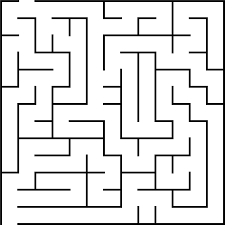
#> input picture maze.png, 225 x 225 px
$ python Dijkstra-algorithm.py
#> lines starting #> are read from the running program, lines starting #| are printed output that depends on the picture; after the words box and inside, x2 and y2 are one past the last pixel; in counts of white or black regions, pixels touching at a corner belong together
import cv2
import matplotlib.pyplot as plt
import numpy as np
import heapq


def convert_image_to_bool_matrix(img):
    gray = cv2.cvtColor(img, cv2.COLOR_BGR2GRAY)
    return gray == 255


def get_neighbors(matrix, position):
    neighbors = []
    for dx, dy in [(0, 1), (1, 0), (0, -1), (-1, 0)]:  # Only four directions
        new_position = (position[0] + dx, position[1] + dy)
        if 0 <= new_position[0] < matrix.shape[0] and 0 <= new_position[1] < matrix.shape[1]:
            if matrix[new_position]:
                neighbors.append(new_position)
    return neighbors


def dijkstra(matrix, start, end):
    distances = np.full(matrix.shape, np.inf)
    distances[start] = 0
    predecessors = np.full(matrix.shape, None, dtype=object)
    pq = [(0, start)]
    visited = set()

    while pq:
        current_distance, current_position = heapq.heappop(pq)

        if current_position in visited:
            continue

        visited.add(current_position)

        if current_position == end:
            return reconstruct_path(predecessors, start, end)

        for neighbor in get_neighbors(matrix, current_position):
            if neighbor in visited:
                continue
            distance = current_distance + 1
            if distance < distances[neighbor]:
                distances[neighbor] = distance
                predecessors[neighbor] = current_position
                heapq.heappush(pq, (distance, neighbor))

    return None  # No path found


def reconstruct_path(predecessors, start, end):
    path = []
    current = end
    while current != start:
        path.append(current)
        current = predecessors[current]
    path.append(start)
    return path[::-1]


def drawPath(img, path, thickness=2):
    for i in range(len(path) - 1):
        pt1 = (path[i][1], path[i][0])  # (col, row) for cv2.line
        pt2 = (path[i + 1][1], path[i + 1][0])
        cv2.line(img, pt1, pt2, (0, 0, 255), thickness)


def solve_and_draw_maze(image_path, start, end):
#> called with image_path = 'maze.png', start = (220, 5), end = (5, 25)
    img = cv2.imread(image_path)
#> img is the input picture: shape (225, 225, 3); min 0, max 255, mean 225.5
    if img is None:
        print(f"Failed to read the image from path: {image_path}")
        return

    bool_matrix = convert_image_to_bool_matrix(img)
#> in convert_image_to_bool_matrix, `return gray == 255`:
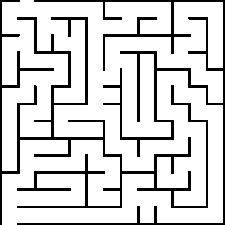
#> returned value: shape (225, 225) bool; 83.3% white; 2 black regions, box (x1, y1, x2, y2) and area: (0, 0, 208, 225) 4871, (17, 0, 225, 225) 3572

    # Debug: Print maze structure
    print("Maze structure:")
    print(bool_matrix.astype(int))
#> (printed output is left out)

    path = dijkstra(bool_matrix, start, end)
#> after the loop in dijkstra, `while pq:`:
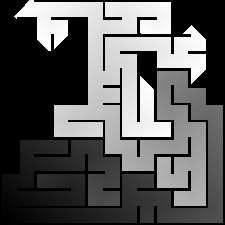
#> distances: shape (225, 225) float64; 37.61% of the values are NaN or infinite; the others: min 0, max 762, mean 428.6; drawn with min black, max white, NaN and infinite black
#> path = 762 pairs, first value 5 to 220, second value 5 to 208

    if path:
        print("Path found:", path)
#> (printed output is left out)
        drawPath(img, path)
#> the loop in drawPath, `for i in range(len(path) - 1):` made 761 passes
#> (pt1, pt2) on passes 1 to 3: ((5, 220), (5, 219)), ((5, 219), (5, 218)), ((5, 218), (5, 217))
#> after the loop in drawPath, `for i in range(len(path) - 1):`:
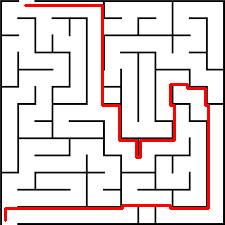
#> img: shape (225, 225, 3); 4.47% of pixels changed, all inside (x1, y1, x2, y2) = (4, 4, 210, 222)
        plt.figure(figsize=(6, 6))
        plt.imshow(cv2.cvtColor(img, cv2.COLOR_BGR2RGB))
        plt.title("Solved Maze")
        plt.axis('off')
        plt.show()
    else:
        print("No path found from start to end.")
        # Debug: Mark start and end points
        cv2.circle(img, (start[1], start[0]), 5, (0, 255, 0), -1)
        cv2.circle(img, (end[1], end[0]), 5, (0, 0, 255), -1)
        # plt.figure(figsize=(300, 300))
        plt.imshow(cv2.cvtColor(img, cv2.COLOR_BGR2RGB))
        plt.title("Maze with Start and End Points")
        plt.axis('off')
        plt.show()


# Usage
image_path = "maze.png"
start = (220, 5)  # (row, col)
end = (5, 25)  # (row, col)

solve_and_draw_maze(image_path, start, end)
